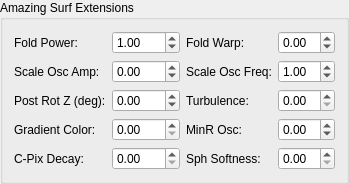
    <widget class="MyGroupBox" name="groupCheck_transf_surf_params_false">
     <property name="title"><string>Amazing Surf Extensions</string></property>
     <property name="checked"><bool>false</bool></property>
     <layout class="QGridLayout">
      <item row="0" column="0">
       <widget class="QLabel"><property name="text"><string>Fold Power:</string></property></widget>
      </item>
      <item row="0" column="1">
       <widget class="MyDoubleSpinBox" name="spinbox_transf_surf_fold_power">
        <property name="minimum"><double>0.01</double></property><property name="maximum"><double>10.0</double></property>
        <property name="singleStep"><double>0.1</double></property><property name="value"><double>1.0</double></property>
       </widget>
      </item>
      <item row="0" column="2">
       <widget class="QLabel"><property name="text"><string>Fold Warp:</string></property></widget>
      </item>
      <item row="0" column="3">
       <widget class="MyDoubleSpinBox" name="spinbox_transf_surf_fold_warp">
        <property name="minimum"><double>-5.0</double></property><property name="maximum"><double>5.0</double></property>
        <property name="singleStep"><double>0.01</double></property><property name="value"><double>0.0</double></property>
       </widget>
      </item>
      <item row="1" column="0">
       <widget class="QLabel"><property name="text"><string>Scale Osc Amp:</string></property></widget>
      </item>
      <item row="1" column="1">
       <widget class="MyDoubleSpinBox" name="spinbox_transf_surf_scale_osc_amp">
        <property name="minimum"><double>-5.0</double></property><property name="maximum"><double>5.0</double></property>
        <property name="singleStep"><double>0.1</double></property><property name="value"><double>0.0</double></property>
       </widget>
      </item>
      <item row="1" column="2">
       <widget class="QLabel"><property name="text"><string>Scale Osc Freq:</string></property></widget>
      </item>
      <item row="1" column="3">
       <widget class="MyDoubleSpinBox" name="spinbox_transf_surf_scale_osc_freq">
        <property name="minimum"><double>0.01</double></property><property name="maximum"><double>50.0</double></property>
        <property name="singleStep"><double>0.1</double></property><property name="value"><double>1.0</double></property>
       </widget>
      </item>
      <item row="2" column="0">
       <widget class="QLabel"><property name="text"><string>Post Rot Z (deg):</string></property></widget>
      </item>
      <item row="2" column="1">
       <widget class="MyDoubleSpinBox" name="spinbox_transf_surf_post_rot_z">
        <property name="minimum"><double>-180.0</double></property><property name="maximum"><double>180.0</double></property>
        <property name="singleStep"><double>1.0</double></property><property name="value"><double>0.0</double></property>
       </widget>
      </item>
      <item row="2" column="2">
       <widget class="QLabel"><property name="text"><string>Turbulence:</string></property></widget>
      </item>
      <item row="2" column="3">
       <widget class="MyDoubleSpinBox" name="spinbox_transf_surf_turbulence">
        <property name="minimum"><double>0.0</double></property><property name="maximum"><double>5.0</double></property>
        <property name="singleStep"><double>0.001</double></property><property name="value"><double>0.0</double></property>
       </widget>
      </item>
      <item row="3" column="0">
       <widget class="QLabel"><property name="text"><string>Gradient Color:</string></property></widget>
      </item>
      <item row="3" column="1">
       <widget class="MyDoubleSpinBox" name="spinbox_transf_surf_gradient_color">
        <property name="minimum"><double>0.0</double></property><property name="maximum"><double>100.0</double></property>
        <property name="singleStep"><double>0.1</double></property><property name="value"><double>0.0</double></property>
       </widget>
      </item>
      <item row="3" column="2">
       <widget class="QLabel"><property name="text"><string>MinR Osc:</string></property></widget>
      </item>
      <item row="3" column="3">
       <widget name="spinbox_transf_surf_min_r_osc" class="MyDoubleSpinBox">
        <property name="minimum"><double>-1.0</double></property><property name="maximum"><double>1.0</double></property>
        <property name="singleStep"><double>0.01</double></property><property name="value"><double>0.0</double></property>
       </widget>
      </item>
      <item row="4" column="0">
       <widget class="QLabel"><property name="text"><string>C-Pix Decay:</string></property></widget>
      </item>
      <item row="4" column="1">
       <widget class="MyDoubleSpinBox" name="spinbox_transf_surf_cpixel_decay">
        <property name="minimum"><double>0.0</double></property><property name="maximum"><double>5.0</double></property>
        <property name="singleStep"><double>0.01</double></property><property name="value"><double>0.0</double></property>
       </widget>
      </item>
      <item row="4" column="2">
       <widget class="QLabel"><property name="text"><string>Sph Softness:</string></property></widget>
      </item>
      <item row="4" column="3">
       <widget class="MyDoubleSpinBox" name="spinbox_transf_surf_sphere_softness">
        <property name="minimum"><double>0.0</double></property><property name="maximum"><double>5.0</double></property>
        <property name="singleStep"><double>0.01</double></property><property name="value"><double>0.0</double></property>
       </widget>
      </item>
     </layout>
    </widget>
